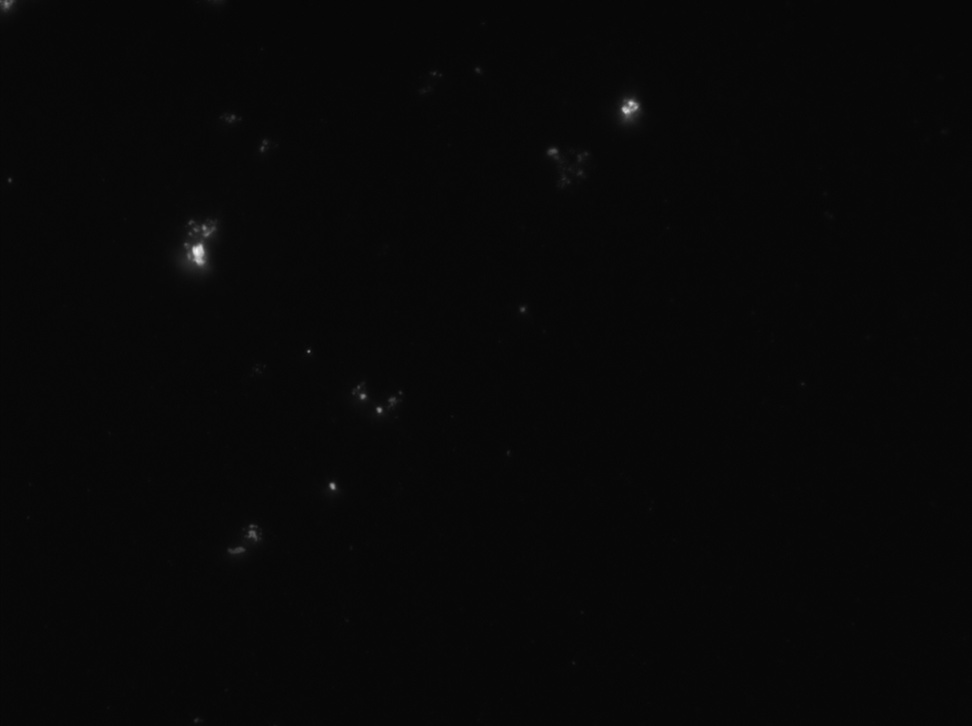
#> input picture sample1.jpg, 972 x 726 px, shrunk from 1392 x 1040 before the run
$ python ThresholdDetection.py
#> lines starting #> are read from the running program, lines starting #| are printed output that depends on the picture
# ThresholdDetection.py

import numpy as np
from PIL import Image
from random import randint
import matplotlib.pyplot as plt

# [41 lines left out: function findThreshold, not called in this run]

def dispColors(image):
#> called with image = 'sample1.jpg'
	im = Image.open(image)
#> im is the input picture: PIL image 972x726 RGB; min 5, max 245, mean 7.7
	width, height = im.size
#> width = 972; height = 726
	arr = np.array(im)

	num_samps = width*height/1000
#> num_samps = 705.7

	rand_samps = []

	x = 0
	while x < num_samps:
		rand_pix = [randint(0,width-1), randint(0,height-1)]

		if rand_pix not in rand_samps:
			rand_samps.append(rand_pix)
			x += 1
#> after the loop, x = 706

	total_pix = 0.0
	rand_samps_nums = []

	for pix in rand_samps:
		total_pix += arr[pix[1]][pix[0]][0]
		rand_samps_nums.append(arr[pix[1]][pix[0]][0])
#> this loop made 706 passes
#> total_pix on passes 1 to 3: 8, 16, 24
#> after the loop, rand_samps_nums = 706 values, max 127 at index 652, min 6 at index 12, mean 7.89; total_pix = 5572

	avg_pix = total_pix/num_samps
#> avg_pix = 7.9

	colorGradient(image, rand_samps_nums)

# [24 lines left out: functions filter, changeColor, not called in this run]


def colorGradient(image, random_lst):
#> called with image = 'sample1.jpg'
	im = Image.open(image)
	im.load()
	im.show()
	arr = np.array(im)
	width, height = im.size
#> width = 972; height = 726
	std = np.std(random_lst)
#> std = 5.7
	# mean = np.median(random_lst)
	# mean = np.ptp(random_lst) + np.min(random_lst)
	mean = np.mean(random_lst)
#> mean = 7.89

	for i in range(0, height-1):
		for j in range(0, width-1):
			pixel_value = arr[i][j][0]
			if pixel_value < mean:
				if pixel_value < mean-3*std:
					arr[i][j] = [0, 0, 255]
				elif pixel_value < mean - 2*std:
					arr[i][j] = [51, 51, 255]
				elif pixel_value < mean - std:
					arr[i][j] = [102, 102, 255]
				elif pixel_value < mean:
					arr[i][j] = [153, 153, 255]

			else:
				if pixel_value > mean + 3*std:
					arr[i][j] = [255, 255, 0]
				elif pixel_value > mean + 2*std:
					arr[i][j] = [255, 255, 51]
				elif pixel_value > mean + std:
					arr[i][j] = [255, 255, 102]
				elif pixel_value > mean:
					arr[i][j] = [255, 255, 153]
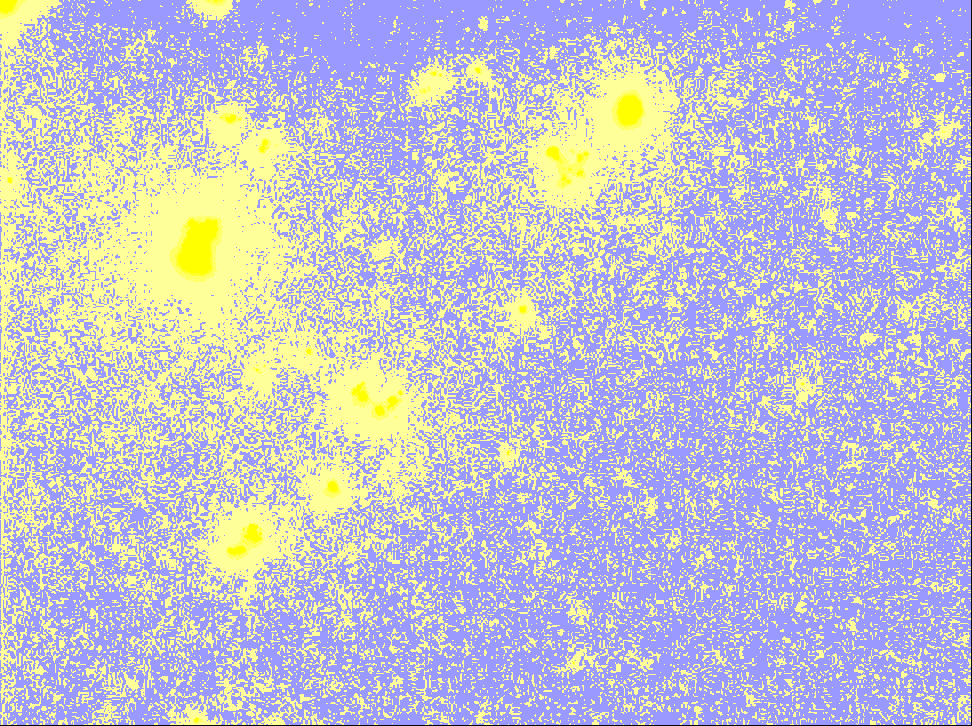
#> arr: shape (726, 972, 3); mean R, G, B 194.4, 194.4, 211.6

	new_image = Image.fromarray(arr, 'RGB')
	new_image.show()


if __name__ == '__main__':
	pic = "sample1.jpg"
	# print 'threshold: ', findThreshold(pic)
	pic2 = 'sample2.jpg'
	# print 'threshold2: ', findThreshold(pic2)
	dispColors(pic)
	dispColors(pic2)
#> call 2 of dispColors, with image = 'sample2.jpg'
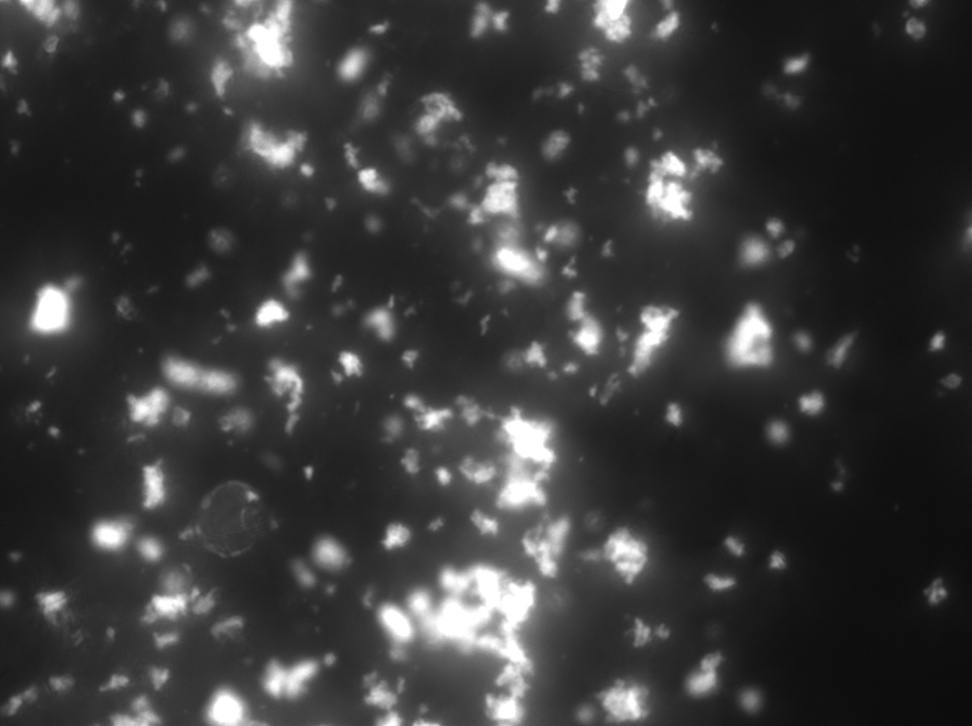
#> input picture sample2.jpg, 972 x 726 px, shrunk from 1392 x 1040 before the run
#> in dispColors, im is the input picture: PIL image 972x726 RGB; min 11, max 255, mean 58.3
#> the loop in dispColors (call 2), `for pix in rand_samps:` made 706 passes
#> total_pix on passes 1 to 3: 25, 54, 94
#> after the loop in dispColors (call 2), `for pix in rand_samps:`: rand_samps_nums = 706 values, max 255 at index 486, min 13 at index 108, mean 56.77; total_pix = 40077
#> in dispColors (call 2), `avg_pix = total_pix/num_samps`: avg_pix = 56.79
#> call 2 of colorGradient, with image = 'sample2.jpg'
#> in colorGradient (call 2), `std = np.std(random_lst)`: std = 44.36
#> in colorGradient (call 2), `mean = np.mean(random_lst)`: mean = 56.77
#> after the loop in colorGradient (call 2), `for i in range(0, height-1):`:
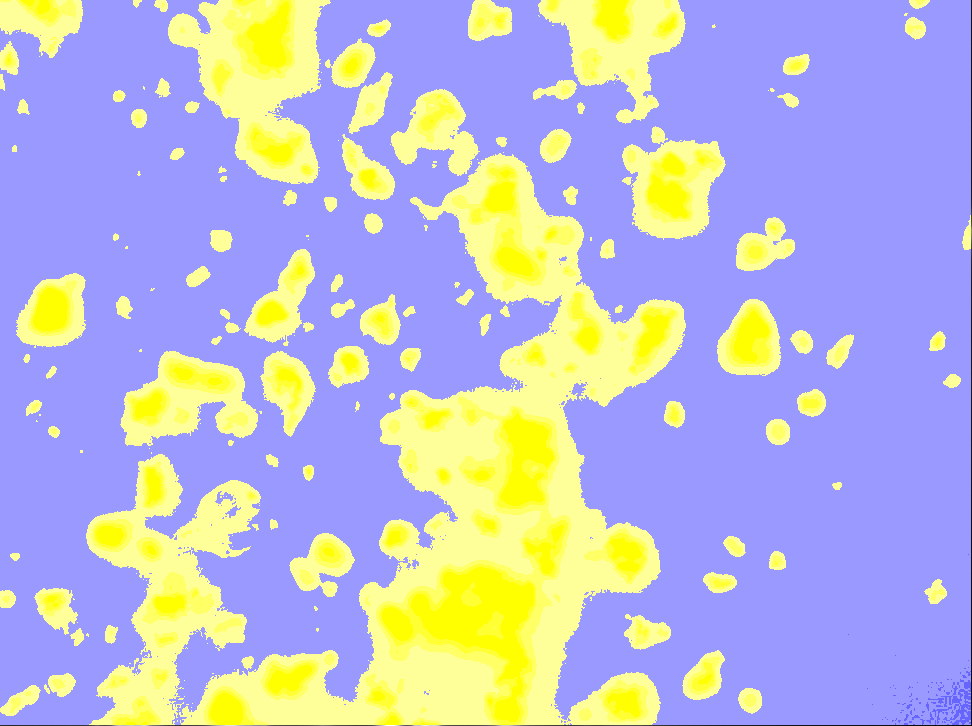
#> arr: shape (726, 972, 3); mean R, G, B 185.3, 185.3, 210
